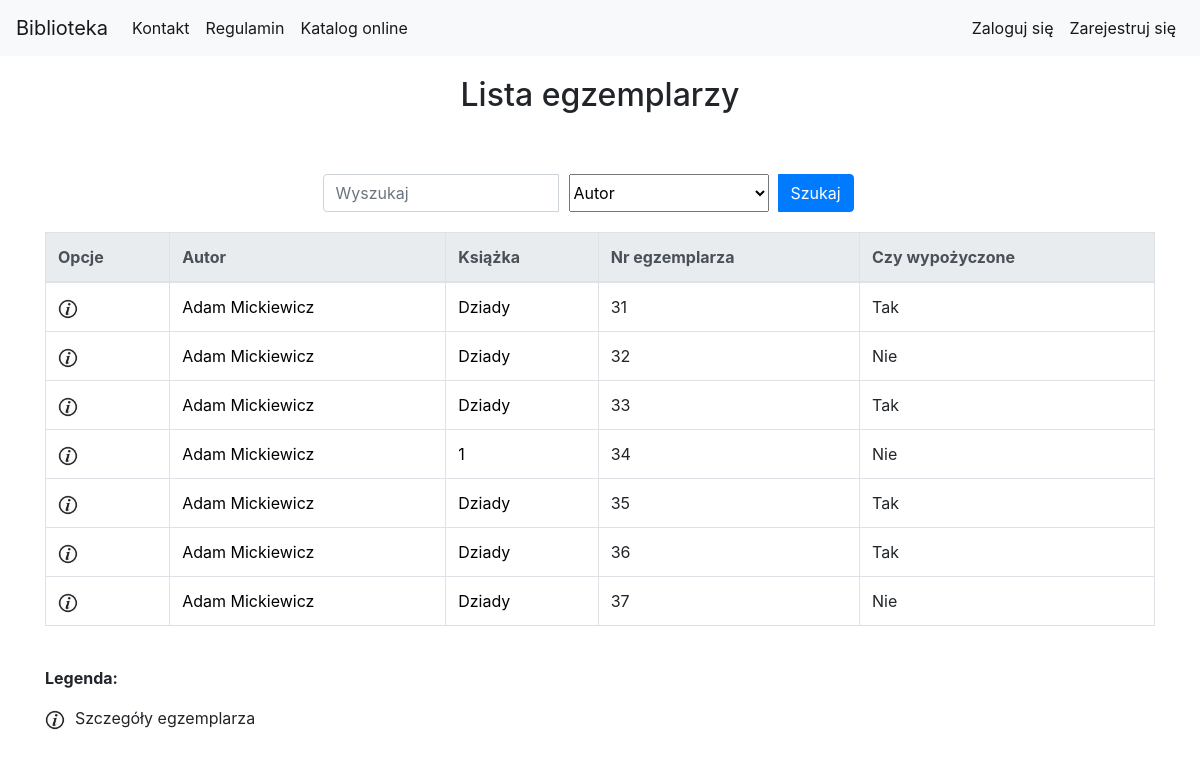
The app's page /library/book_copy_list/ with its own data.
### library_app/models.py (models this page shows, shortened)
class BookCopy(models.Model):
    book = models.ForeignKey(Book, related_name="bookcopies", verbose_name='Wybierz książkę') #teraz w templatce mozemy z poziomu klasy book odnosic sie do obiektow bookcopy, np {{book.bookcopies.count}} da liczbe kopii ksiazek ktore maja w polu book id danej ksiazki
    is_borrowed = models.BooleanField(default=False)

class Author(models.Model):
    first_name = models.CharField(max_length=200, verbose_name='Imię')
    last_name = models.CharField(max_length=200, verbose_name='Nazwisko')
    country = models.CharField(max_length=200, verbose_name='Kraj')
    biography = models.TextField(default='', blank=True, null=True, verbose_name='Biografia')
    birth_place = models.CharField(max_length=200, default='', blank=True, null=True, verbose_name='Miejsce urodzenia')
    image_url = models.URLField(default='', blank=True, null=True, verbose_name='Adres url portretu, zakończony rozszerzeniem')
    years_of_life = models.CharField(max_length=10, default='', blank=True, null=True, verbose_name='Lata życia')

class Book(models.Model):
    authors = models.ManyToManyField(Author, related_name='book_authors', verbose_name='Autorzy')
    category = models.ForeignKey(Category, related_name='book_categories', verbose_name='Kategoria')
    publishing_house = models.ForeignKey(PublishingHouse, related_name='publishing_houses', verbose_name='Wydawnictwo')
    isbn = models.CharField(max_length=30, unique=True, verbose_name='Numer ISBN')
    title = models.CharField(max_length=200, verbose_name='Tytuł')
    description = models.TextField(blank=True, default='', verbose_name='Opis')
    publish_date = models.DateField(default=datetime.now, blank=True, verbose_name='Data publikacji')
    edition = models.PositiveIntegerField(default=1, verbose_name='Numer wydania')
    image_url = models.URLField(default='', blank=True, null=True, verbose_name='Adres url okładki zakończony rozszerzeniem obrazu')
    add_date = models.DateTimeField(auto_now=True)
    slug = models.SlugField(allow_unicode=True, unique=True)

### library_app/views.py (the view)
class BookCopyListView(generic.ListView):
    model = models.BookCopy
    paginate_by = 10
    def get_queryset(self):
        search_query = self.request.GET.get("search_query")
        search_type = self.request.GET.get("search_type")
        if search_query is not None:
            if search_type == "title":
                return models.BookCopy.objects.all().filter(book__title__icontains=search_query)
            elif search_type == "author":
                authors_result = models.BookCopy.objects.all().filter(book__authors__first_name__icontains=search_query) | models.BookCopy.objects.all().filter(book__authors__last_name__icontains=search_query)
                return authors_result
            elif search_type == "bookcopy_nr":
                return models.BookCopy.objects.all().filter(id__icontains=search_query)
            elif search_type == "isbn":
                return models.BookCopy.objects.all().filter(book__isbn__icontains=search_query)
        else:
            return models.BookCopy.objects.all()

### library_app/templates/library_app/bookcopy_list.html (shortened to what this page needs)
{% extends "base.html" %}
{% load static %}
{% load custom_tags %}
{% block body_block %}
<div class="container">
    <div class="page-title">
        <h2>Lista egzemplarzy </h2>
    </div>
            <div class="search-bar">
                <form class="form-inline" action="{% url 'library_app:bookcopy_list' %}" method="GET">
                    <div class="input-group">
                        <input type="search" class="form-control" name="search_query" placeholder="Wyszukaj">
                        <select class="search-select" name="search_type">
                            <option value="author" selected>Autor</option>
                        </select>
                        <div class="input-group-append search-button">
                            <button class="btn btn-primary" type="submit">Szukaj</button>
                        </div>
                    </div>
                </form>
            </div>
        {% if user.is_authenticated and user.is_superuser %}
            <div class="other_create_buttons">
                <a class="btn btn-primary" href="{% url 'library_app:bookcopy_create' %}">Dodaj egzemplarz książki</a>
            </div>
            <table class="table table-bordered table-hover">
                <thead class="thead-light">
                    <tr>
                        <th scope="col">Opcje</th>
                        <th scope="col">Autor</th>
                        <th scope="col">Książka</th>
                        <th scope="col">Nr egzemplarza</th>
                        <th scope="col">Pożyczone dla</th>
                        <th scope="col">Data wypożyczenia</th>
                        <th scope="col">Data oddania</th>
                    </tr>
                </thead>
                <tbody>
                    {% for bookcopy in bookcopy_list %}
                    {% get_bookcopy_borrow bookcopy.id as book_copy_borrow_obj %}
                    <tr>
                        <td>
                            <a href="{% url 'library_app:bookcopy_detail' pk=bookcopy.pk %}"><img src="{% static 'website_icons/info_ico.png' %}"
                                    alt="Szczegóły" width="20" height="20"></a>
                            {% if bookcopy.is_borrowed == False %}
                            <a href="{% url 'library_app:bookcopy_delete' pk=bookcopy.pk %}"><img src="{% static 'website_icons/del_ico.png' %}"
                                    alt="Usuń" width="20" height="20"></a>
                            {% else %}
                            <a href="{% url 'library_app:borrow_delete' pk=book_copy_borrow_obj.pk %}"><img src="{% static 'website_icons/del_borrow_ico.png' %}"
                                    alt="Usuń wypozyczenie" width="20" height="20"></a>
                            {% endif %}
                        </td>
                        <td>
                            {% for author in bookcopy.book.authors.all %}
                            <a href="{% url 'library_app:author_detail' pk=author.pk %}">{{author.first_name}} {{author.last_name}}</a>
                            {% endfor %}
                        </td>
                        <td><a href="{% url 'library_app:book_detail' pk=bookcopy.book.pk %}">{{bookcopy.book.title}}</a></td>
                        <td><a href="{% url 'library_app:bookcopy_detail' pk=bookcopy.pk %}"></a>{{bookcopy.id}}</a></td>
                        {% if book_copy_borrow_obj %}
                        <td>{{book_copy_borrow_obj.user.get_full_name}}</a></td>
                        <td>{{book_copy_borrow_obj.borrow_date}}</a></td>
                        <td>{{book_copy_borrow_obj.receive_date}}</a></td>
                        {% else %}
                        <td>-</td>
                        <td>-</td>
                        <td>-</td>
                        {% endif %}
                    </tr>
                    {% endfor %}
                </tbody>
            </table>
        {% else %}
            <table class="table table-bordered table-hover">
                <thead class="thead-light">
                    <tr>
                        <th scope="col">Opcje</th>
                        <th scope="col">Autor</th>
                        <th scope="col">Książka</th>
                        <th scope="col">Nr egzemplarza</th>
                        <th scope="col">Czy wypożyczone</th>
                    </tr>
                </thead>
                <tbody>
                    {% for bookcopy in bookcopy_list %}
                    <tr>
                        <td>
                            <a href="{% url 'library_app:bookcopy_detail' pk=bookcopy.pk %}"><img src="{% static 'website_icons/info_ico.png' %}"
                                    alt="Szczegóły" width="20" height="20"></a>
                        </td>
                        <td>
                            {% for author in bookcopy.book.authors.all %}
                            <a href="{% url 'library_app:author_detail' pk=author.pk %}">{{author.first_name}} {{author.last_name}}</a>
                            {% endfor %}
                        </td>
                        <td><a href="{% url 'library_app:book_detail' pk=bookcopy.book.pk %}">{{bookcopy.book.title}}</a></td>
                        <td><a href="{% url 'library_app:bookcopy_detail' pk=bookcopy.pk %}"></a>{{bookcopy.id}}</a></td>
                        <td>
                            {% if bookcopy.is_borrowed %}
                                Tak
                            {% else %}
                                Nie
                            {% endif %}
                        </td>
                    </tr>
                    {% endfor %}
                </tbody>
            </table>
        {% endif %}
    <div class="table-legend">
        <p><b>Legenda:</b></p>
        <p><img src="{% static 'website_icons/info_ico.png' %}" alt="Szczegóły" width="20" height="20">Szczegóły egzemplarza</p>
    </div>
</div>
{% endblock %}

### static/css/style.css (style rules this page uses)
.page-title { margin-top: 20px; margin-bottom: 20px; text-align: center; }
a { text-decoration: none; color: black; }
.table-legend { margin-bottom: 50px; }
.table-legend img { margin-right: 10px; }
.search-bar { padding-top: 40px; padding-bottom: 20px; margin: 0 auto; width: 50%; }
.search-button { width: 100px; }
.search-select { width: 200px; margin-right: 10px; margin-left: 10px; }

### records on screen
BookCopy: book "Dziady", id "31", is_borrowed "Tak"
Author: first_name "Adam", last_name "Mickiewicz"
BookCopy: book "Dziady", id "32", is_borrowed "Nie"
BookCopy: book "Dziady", id "33", is_borrowed "Tak"
BookCopy: book "1", id "34", is_borrowed "Nie"
BookCopy: book "Dziady", id "35", is_borrowed "Tak"
BookCopy: book "Dziady", id "36", is_borrowed "Tak"
BookCopy: book "Dziady", id "37", is_borrowed "Nie"
